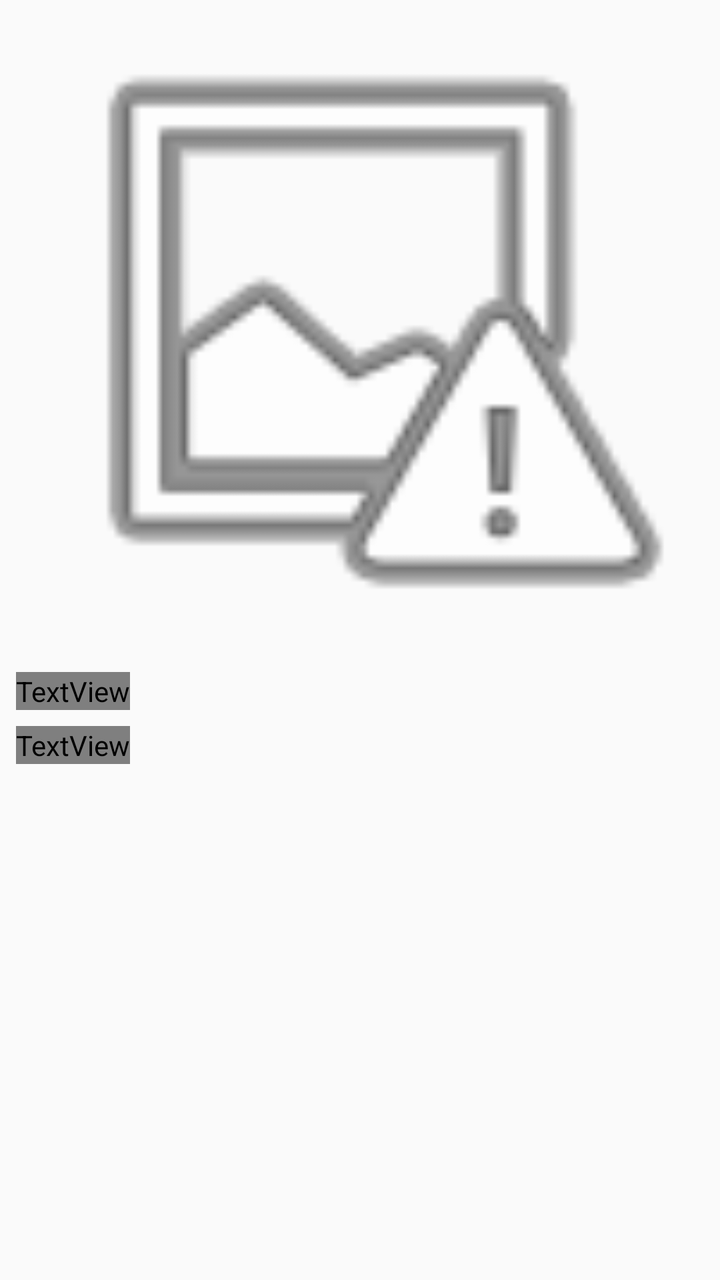
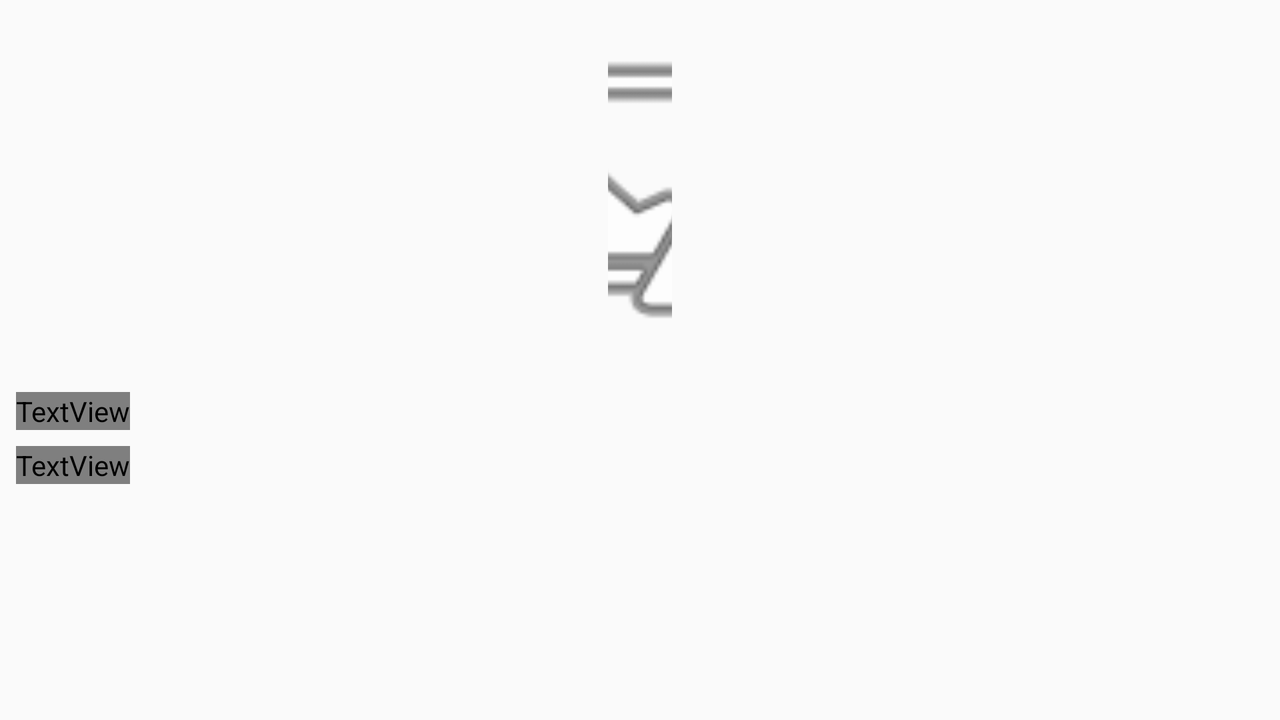

One screen, two layout resources from the same app: the default and the repository's alternative for another configuration. Each is rendered where Android would select it; the XML of both is given below.
<!-- AndroidManifest.xml: application theme AppTheme -->
<!-- res/layout/fragment_details_item.xml -->
<?xml version="1.0" encoding="utf-8"?>
<android.support.constraint.ConstraintLayout xmlns:android="http://schemas.android.com/apk/res/android"
    xmlns:app="http://schemas.android.com/apk/res-auto"
    xmlns:tools="http://schemas.android.com/tools"
    android:layout_width="match_parent"
    android:layout_height="match_parent"
    android:background="?android:windowBackground"
    android:padding="@dimen/spacing_small">

    <ImageView
        android:id="@+id/image_view_icon"
        android:layout_width="0dp"
        android:layout_height="0dp"
        app:layout_constraintBottom_toTopOf="@id/guidelineCenter"
        app:layout_constraintEnd_toEndOf="parent"
        app:layout_constraintStart_toStartOf="parent"
        android:scaleType="centerCrop"
        app:layout_constraintTop_toTopOf="parent"
        app:srcCompat="@android:drawable/ic_menu_report_image" />

    <android.support.constraint.Guideline
        android:id="@+id/guidelineCenter"
        android:layout_width="wrap_content"
        android:layout_height="wrap_content"
        android:orientation="horizontal"
        app:layout_constraintGuide_percent="0.5" />

    <TextView
        android:id="@+id/text_view_position"
        style="@style/AppText"
        android:layout_width="wrap_content"
        android:layout_height="wrap_content"
        android:layout_marginTop="@dimen/spacing_medium"
        android:text="1"
        app:layout_constraintEnd_toEndOf="parent"
        app:layout_constraintHorizontal_bias="0"
        app:layout_constraintStart_toStartOf="parent"
        app:layout_constraintTop_toTopOf="@+id/guidelineCenter" />

    <TextView
        android:id="@+id/text_view_title"
        style="@style/AppText"
        android:layout_width="wrap_content"
        android:layout_height="wrap_content"
        android:layout_marginTop="@dimen/spacing_small"
        android:text="TextView"
        app:layout_constraintEnd_toEndOf="parent"
        app:layout_constraintHorizontal_bias="0"
        app:layout_constraintStart_toStartOf="parent"
        app:layout_constraintTop_toBottomOf="@id/text_view_position" />

</android.support.constraint.ConstraintLayout>
<!-- resources referenced by this layout -->
<resources>
  <dimen name="spacing_medium">16dp</dimen>
  <dimen name="spacing_small">8dp</dimen>
  <style name="AppText" parent="TextAppearance.AppCompat">
          <item name="android:textColor">@color/textColor</item>
          <item name="android:textColorPrimary">@color/textColor</item>
          <item name="android:textColorPrimaryInverse">@color/textColorInverse</item>
          <item name="android:textSize">@dimen/font_medium</item>
      </style>
  <style name="AppTheme" parent="Theme.AppCompat.Light.NoActionBar">
          
          <item name="colorPrimary">@color/colorPrimary</item>
          <item name="colorPrimaryDark">@color/colorPrimaryDark</item>
          <item name="colorAccent">@color/colorAccent</item>
  
          <item name="actionBarItemBackground">@color/colorPrimary</item>
          <item name="android:textAppearance">@style/AppText</item>
      </style>
  <color name="textColorInverse">#FFFFFF</color>
  <dimen name="font_medium">16sp</dimen>
</resources>
<!-- res/layout-land/fragment_details_item.xml (the repository's variant of the layout above) -->
<!-- drawn on the phone turned sideways -->
<?xml version="1.0" encoding="utf-8"?>
<FrameLayout xmlns:android="http://schemas.android.com/apk/res/android"
    xmlns:app="http://schemas.android.com/apk/res-auto"
    xmlns:tools="http://schemas.android.com/tools"
    android:layout_width="match_parent"
    android:background="?android:windowBackground"
    android:layout_height="match_parent">

    <android.support.v4.widget.NestedScrollView
        android:layout_width="match_parent"
        android:layout_height="match_parent"
        android:fillViewport="true">

        <android.support.constraint.ConstraintLayout
            android:layout_width="match_parent"
            android:layout_height="match_parent"
            android:padding="@dimen/spacing_small">

            <ImageView
                android:id="@+id/image_view_icon"
                android:layout_width="wrap_content"
                android:layout_height="0dp"
                android:scaleType="centerCrop"
                app:layout_constraintBottom_toTopOf="@id/guidelineCenter"
                app:layout_constraintEnd_toEndOf="parent"
                app:layout_constraintStart_toStartOf="parent"
                app:layout_constraintTop_toTopOf="parent"
                tools:srcCompat="@android:drawable/ic_menu_report_image" />

            <android.support.constraint.Guideline
                android:id="@+id/guidelineCenter"
                android:layout_width="wrap_content"
                android:layout_height="wrap_content"
                android:orientation="horizontal"
                app:layout_constraintGuide_percent="0.5" />

            <TextView
                android:id="@+id/text_view_position"
                style="@style/AppText"
                android:layout_width="wrap_content"
                android:layout_height="wrap_content"
                android:layout_marginTop="@dimen/spacing_medium"
                android:text="1"
                app:layout_constraintEnd_toEndOf="parent"
                app:layout_constraintHorizontal_bias="0"
                app:layout_constraintStart_toStartOf="parent"
                app:layout_constraintTop_toTopOf="@+id/guidelineCenter" />

            <TextView
                android:id="@+id/text_view_title"
                style="@style/AppText"
                android:layout_width="wrap_content"
                android:layout_height="wrap_content"
                android:layout_marginTop="@dimen/spacing_small"
                android:text="TextView"
                app:layout_constraintEnd_toEndOf="parent"
                app:layout_constraintHorizontal_bias="0"
                app:layout_constraintStart_toStartOf="parent"
                app:layout_constraintTop_toBottomOf="@id/text_view_position" />

        </android.support.constraint.ConstraintLayout>

    </android.support.v4.widget.NestedScrollView>

</FrameLayout>
